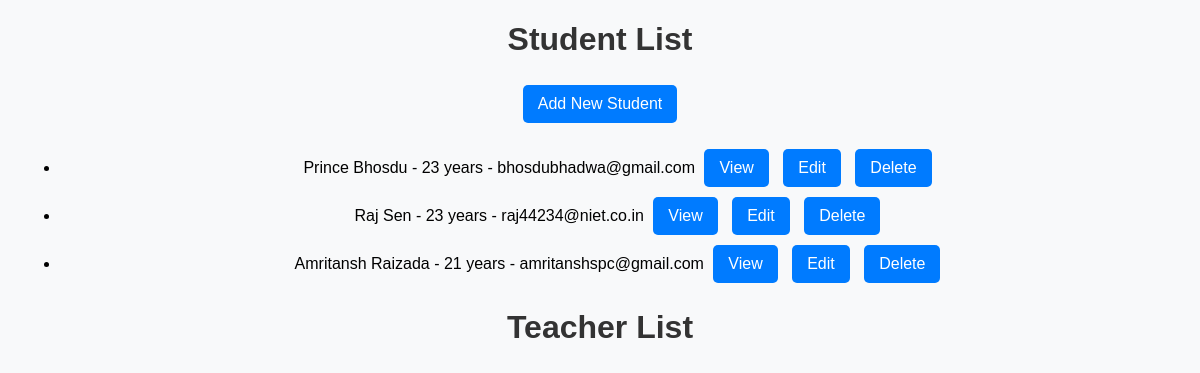
The page /students/ on the database its author committed.
### myapp/models.py (models this page shows, shortened)
class Student(models.Model):
    name = models.CharField(max_length=100)
    age = models.IntegerField()
    email = models.EmailField(unique=True)
    created_at = models.DateTimeField(auto_now_add=True)

### myapp/views.py (the view)
# urls.py: path('students/', student_list, name='student_list'),
def student_list(request):
    students = Student.objects.all()
    return render(request, 'student_list.html', {'students': students})

### myapp/templates/student_list.html (shortened to what this page needs)
<!DOCTYPE html>
<html>
<head>
    {% load static %}
<link rel="stylesheet" href="{% static 'css/styles.css' %}">
</head>
<body>
    <h1>Student List</h1>
    <a href="{% url 'student_create' %}">Add New Student</a>
    <ul>
        {% for student in students %}
            <li>
                {{ student.name }} - {{ student.age }} years - {{ student.email }}
                <a href="{% url 'student_detail' student.id %}">View</a>
                <a href="{% url 'student_update' student.id %}">Edit</a>
                <a href="{% url 'student_delete' student.id %}">Delete</a>
            </li>
        {% endfor %}
    </ul>
    <h1>Teacher List</h1>
</body>
</html>

### myapp/static/css/styles.css (style rules this page uses)
body { font-family: Arial, sans-serif; margin: 20px; background-color: #f8f9fa; text-align: center; }
h1, h3 { color: #333; }
a, button { display: inline-block; margin: 5px; padding: 10px 15px; text-decoration: none; color: white; background-color: #007bff; border-radius: 5px; transition: background 0.3s; }

### rows shown on the page
Student: name "Prince Bhosdu", age "23", email "bhosdubhadwa@gmail.com"
Student: name "Raj Sen", age "23", email "raj44234@niet.co.in"
Student: name "Amritansh Raizada", age "21", email "amritanshspc@gmail.com"
